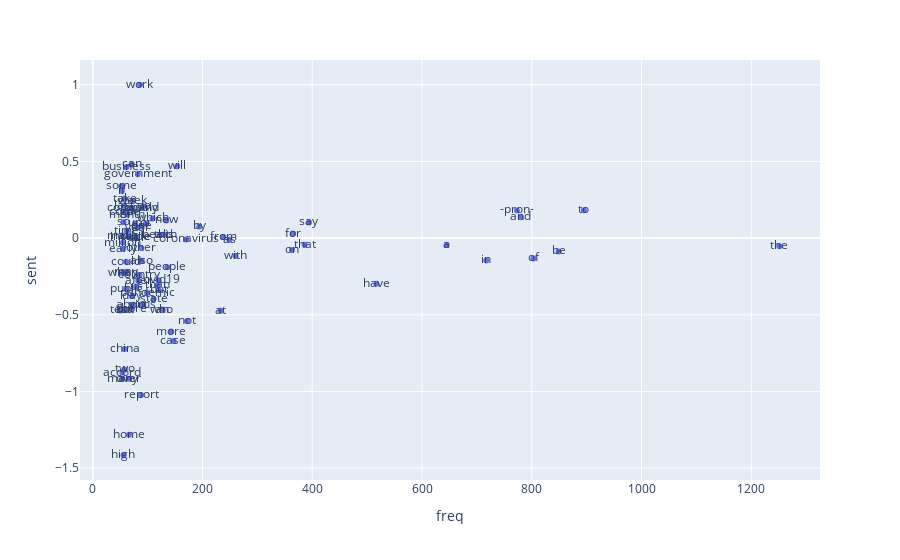

Here is the notebook cell this chart was saved with:
### Code cell
px.scatter(s_new_filter, x='freq', y='sent', text='index')

### Figure 1 — Plotly figure (JSON) as saved in the notebook; plotly's stock layout.template omitted (floating-point values rounded to 4 significant figures)
{"data": [{"hovertemplate": "freq=%{x}<br>sent=%{y}<br>index=%{text}<extra></extra>", "legendgroup": "", "marker": {"color": "#636efa", "symbol": "circle"}, "mode": "markers+text", "name": "", "orientation": "v", "showlegend": false, "text": ["for", "to", "high", "china", "while", "more", "day", "have", "us", "accord", "business", "new", "also", "from", "out", "month", "as", "many", "say", "come", "million", "one", "after", "but", "will", "about", "over", "test", "virus", "work", "could", "week", "at", "government", "on", "would", "home", "early", "all", "this", "-pron-", "the", "which", "two", "state", "covid19", "and", "not", "some", "in", "so", "that", "people", "or", "coronavirus", "year", "an", "with", "take", "can", "up", "case", "there", "pandemic", "of", "if", "than", "company", "country", "go", "report", "be", "health", "by", "who", "other", "when", "time", "may", "last", "public", "do", "a", "include", "make"], "type": "scatter", "x": [365, 895, 56, 58, 79, 143, 72, 517, 79, 54, 61, 134, 89, 238, 59, 63, 249, 54, 394, 57, 55, 88, 83, 120, 154, 72, 66, 51, 91, 86, 61, 73, 233, 82, 363, 90, 66, 55, 81, 129, 773, 1251, 109, 58, 111, 120, 780, 172, 52, 717, 56, 386, 136, 97, 170, 81, 126, 260, 58, 71, 77, 147, 72, 99, 803, 53, 118, 72, 85, 63, 88, 849, 122, 194, 126, 88, 55, 62, 60, 57, 61, 93, 645, 68, 54], "xaxis": "x", "y": [0.02985, 0.182, -1.416, -0.7227, 0.004327, -0.6094, -0.3779, -0.2981, -0.3173, -0.8769, 0.4629, 0.1156, -0.1474, 0.007467, -0.4678, 0.1527, -0.01016, -0.9169, 0.1025, 0.1711, -0.02957, 0.07579, -0.2774, -0.3379, 0.4678, -0.435, -0.9169, -0.4714, -0.435, 1.0, -0.1547, 0.2424, -0.4735, 0.4167, -0.07769, 0.1993, -1.282, -0.0704, 0.0002788, 0.02172, 0.1802, -0.0523, 0.1281, -0.8563, -0.3973, -0.2747, 0.1367, -0.5404, 0.3382, -0.1457, 0.104, -0.04248, -0.1892, 0.09559, -0.008955, 0.06887, -0.4695, -0.1174, 0.2581, 0.4813, 0.09559, -0.6714, -0.4604, -0.3563, -0.1322, 0.3069, -0.3072, 0.1936, -0.2409, 0.1671, -1.023, -0.08706, 0.02172, 0.07579, -0.4663, -0.06467, -0.2302, 0.04453, -0.2188, 0.2116, -0.3297, 0.2068, -0.04473, 0.006794, 0.01695], "yaxis": "y"}], "layout": {"legend": {"tracegroupgap": 0}, "margin": {"t": 60}, "xaxis": {"anchor": "y", "domain": [0, 1], "title": {"text": "freq"}}, "yaxis": {"anchor": "x", "domain": [0, 1], "title": {"text": "sent"}}}}
